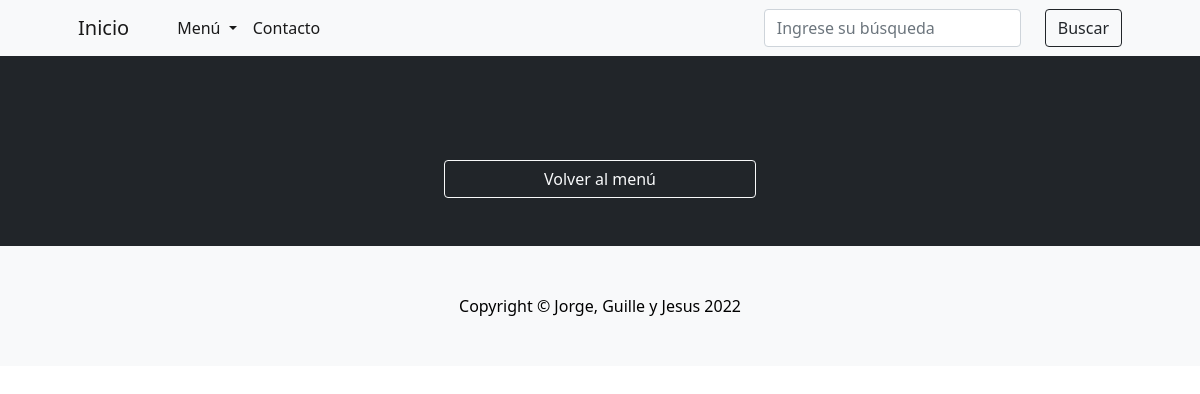
Page /bebidas/eliminar-bebida/23/ on the earlier database version.
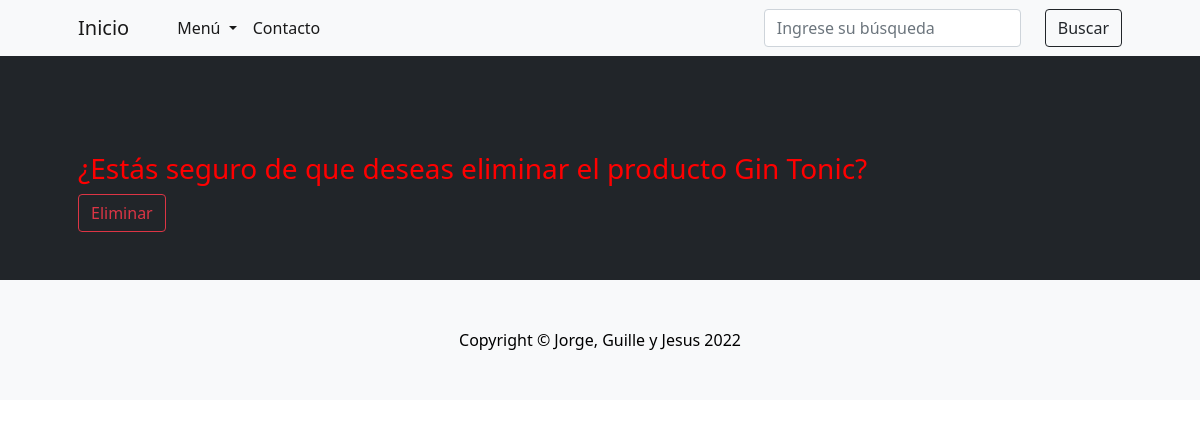
Same page on the later database version.
### bebidas/models.py (models this page shows)
class Bebidas(models.Model):
    nombre = models.CharField(max_length=30)
    descripcion = models.CharField(max_length=50, blank=True, null=True)
    precio = models.FloatField()
    is_active = models.BooleanField(default=True)
    class Meta:
        verbose_name = 'bebida'
        verbose_name_plural = 'bebidas'

### bebidas/views.py (the view)
# urls.py: path('eliminar-bebida/<int:pk>/', eliminar_bebida, name ='eliminar-bebida'),
def eliminar_bebida(request, pk):
    try:
        if request.method == 'GET':
            bebida = Bebidas.objects.get(id=pk)
            context = {'bebida':bebida}
        else:
            bebida = Bebidas.objects.get(id=pk)
            bebida.delete()
            context = {'message':'Producto eliminado correctamente'}
        return render(request, 'eliminar_bebida.html', context=context)
    except:
        context = {'error': 'El producto no existe'}
        return render(request, 'eliminar_bebida.html', context=context)

### RestaurantPython/templates/eliminar_bebida.html (shortened to what this page needs)
{% extends 'base.html' %}
{% block contenido %}
<section class="py-5 bg-dark">
    <div class="container px-4 px-lg-5 mt-5 justify-content-center">
                {% if bebida %}
                <h3 style="color: red">¿Estás seguro de que deseas eliminar el producto {{bebida.nombre}}?</h3>
                <form action="/bebidas/eliminar-bebida/{{bebida.id}}/" method="POST">
                    <button class="btn btn-outline-danger" type="submit">Eliminar</button>
                </form>
                {% else %}
                </div>
                <div class="row gx-4 gx-lg-5 row-cols-2 row-cols-md-3 row-cols-xl-4 justify-content-center">
                    <a class="btn btn-outline-light" aria-current="page" href="/bebidas/">Volver al menú</a>
                </div>
                {% endif %}
    </div>
</section>
{% endblock %}

Differences in the rows shown:
added Bebidas: nombre "Gin Tonic"
Other differences:
text no longer shown: "Volver al menú"
text now shown: "¿Estás seguro de que deseas eliminar el producto ? Eliminar"
